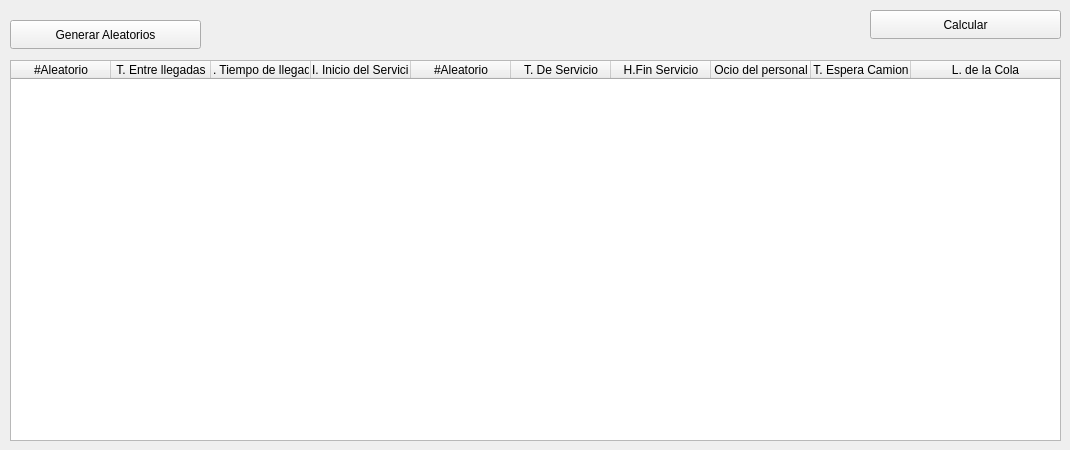
         <widget class="QWidget" name="tab">
          <attribute name="title">
           <string>5 personas</string>
          </attribute>
          <widget class="QPushButton" name="btncalcular_colas5p">
           <property name="geometry">
            <rect>
             <x>870</x>
             <y>10</y>
             <width>191</width>
             <height>29</height>
            </rect>
           </property>
           <property name="text">
            <string>Calcular</string>
           </property>
          </widget>
          <widget class="QPushButton" name="btngenerar_colas5p">
           <property name="geometry">
            <rect>
             <x>10</x>
             <y>20</y>
             <width>191</width>
             <height>29</height>
            </rect>
           </property>
           <property name="text">
            <string>Generar Aleatorios</string>
           </property>
          </widget>
          <widget class="QTableWidget" name="tabla_colas_5">
           <property name="geometry">
            <rect>
             <x>10</x>
             <y>60</y>
             <width>1051</width>
             <height>381</height>
            </rect>
           </property>
           <attribute name="horizontalHeaderMinimumSectionSize">
            <number>40</number>
           </attribute>
           <attribute name="horizontalHeaderStretchLastSection">
            <bool>true</bool>
           </attribute>
           <attribute name="verticalHeaderVisible">
            <bool>false</bool>
           </attribute>
           <attribute name="verticalHeaderCascadingSectionResizes">
            <bool>false</bool>
           </attribute>
           <attribute name="verticalHeaderDefaultSectionSize">
            <number>40</number>
           </attribute>
           <attribute name="verticalHeaderMinimumSectionSize">
            <number>40</number>
           </attribute>
           <column>
            <property name="text">
             <string>#Aleatorio</string>
            </property>
           </column>
           <column>
            <property name="text">
             <string>T. Entre llegadas</string>
            </property>
           </column>
           <column>
            <property name="text">
             <string>H. Tiempo de llegada</string>
            </property>
           </column>
           <column>
            <property name="text">
             <string>H. Inicio del Servicio</string>
            </property>
           </column>
           <column>
            <property name="text">
             <string>#Aleatorio</string>
            </property>
           </column>
           <column>
            <property name="text">
             <string>T. De Servicio</string>
            </property>
           </column>
           <column>
            <property name="text">
             <string>H.Fin Servicio</string>
            </property>
           </column>
           <column>
            <property name="text">
             <string>Ocio del personal</string>
            </property>
           </column>
           <column>
            <property name="text">
             <string>T. Espera Camion</string>
            </property>
           </column>
           <column>
            <property name="text">
             <string>L. de la Cola</string>
            </property>
           </column>
          </widget>
         </widget>
